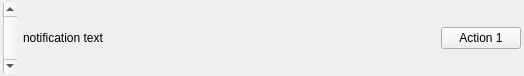
<?xml version="1.0" encoding="UTF-8"?>
<ui version="4.0">
 <class>NotificationBar</class>
 <widget class="QFrame" name="NotificationBar">
  <property name="geometry">
   <rect>
    <x>0</x>
    <y>0</y>
    <width>524</width>
    <height>76</height>
   </rect>
  </property>
  <property name="windowTitle">
   <string>Form</string>
  </property>
  <layout class="QHBoxLayout" name="horizontalLayout">
   <property name="leftMargin">
    <number>3</number>
   </property>
   <property name="topMargin">
    <number>3</number>
   </property>
   <property name="rightMargin">
    <number>3</number>
   </property>
   <property name="bottomMargin">
    <number>3</number>
   </property>
   <item>
    <widget class="QScrollBar" name="scrollBar">
     <property name="maximum">
      <number>0</number>
     </property>
     <property name="pageStep">
      <number>1</number>
     </property>
     <property name="orientation">
      <enum>Qt::Orientation::Vertical</enum>
     </property>
    </widget>
   </item>
   <item>
    <widget class="QLabel" name="notificationTextLabel">
     <property name="sizePolicy">
      <sizepolicy hsizetype="Preferred" vsizetype="Preferred">
       <horstretch>1</horstretch>
       <verstretch>0</verstretch>
      </sizepolicy>
     </property>
     <property name="text">
      <string>notification text</string>
     </property>
    </widget>
   </item>
   <item>
    <widget class="QPushButton" name="firstActionButton">
     <property name="text">
      <string>Action 1</string>
     </property>
    </widget>
   </item>
  </layout>
 </widget>
 <resources/>
 <connections/>
</ui>
